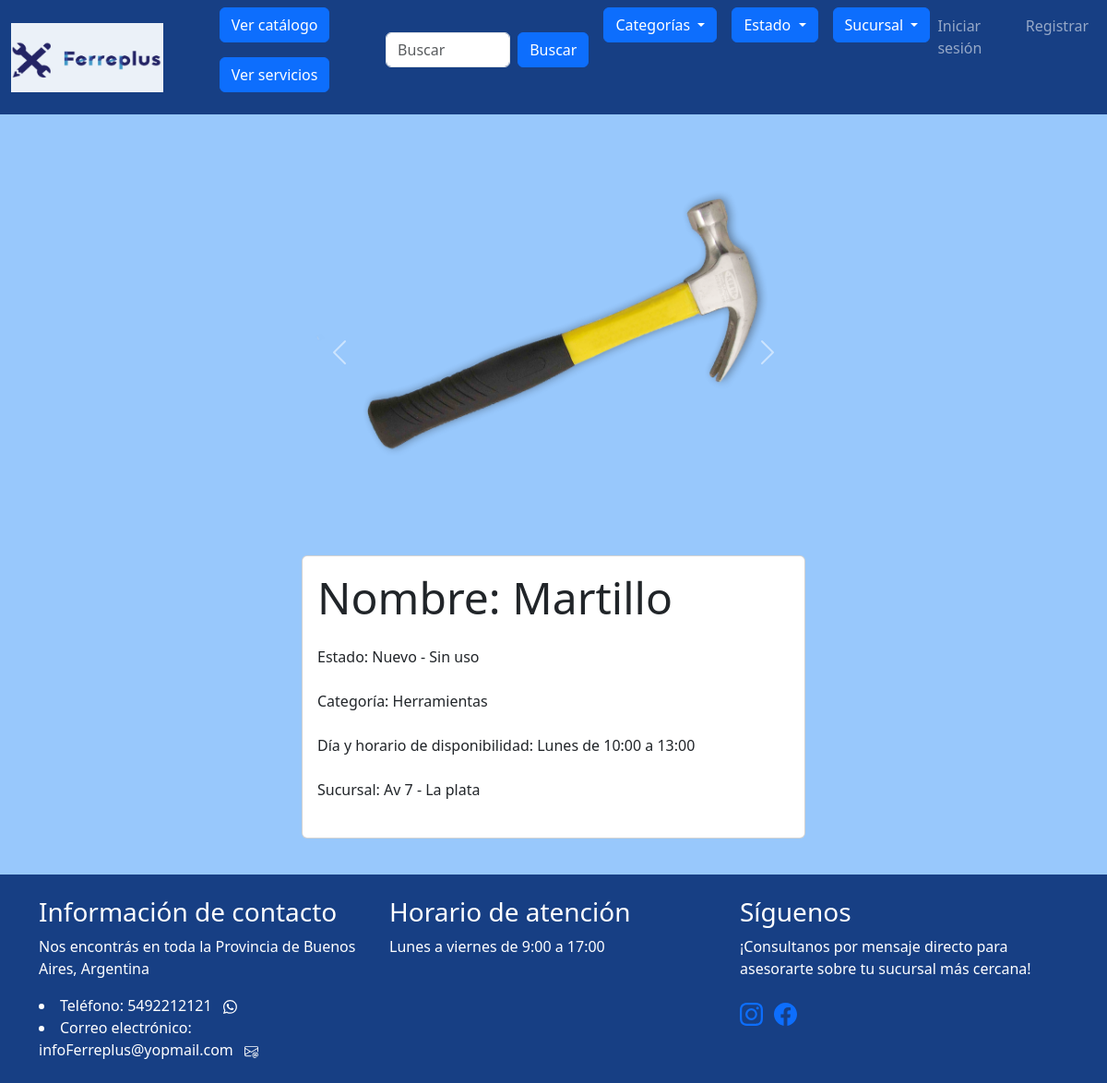
The app's page /busqueda_de_productos/ver_detalle_intercambio/martillo-klipartzcompng/ with its own data.
### mis_productos/models.py (models this page shows, shortened)
class Producto(models.Model):
    id = models.AutoField(primary_key=True)
    cliente = models.ForeignKey(User, on_delete=models.CASCADE)
    nombre = models.CharField(max_length=100)
    estado = models.CharField(max_length=100)
    categoria = models.CharField(max_length=100)
    dias = models.CharField(max_length=100, default="")
    horario_inicio = models.CharField(max_length=100)
    horario_fin = models.CharField(max_length=100)
    sucursal = models.ForeignKey(Sucursal, on_delete=models.SET_NULL, null=True)
    imagen_principal = models.ImageField(upload_to='imagenes/')
    imagen_extra1 = models.ImageField(upload_to='imagenes/', blank=True, null=True)
    imagen_extra2 = models.ImageField(upload_to='imagenes/', blank=True, null=True)
    imagen_extra3 = models.ImageField(upload_to='imagenes/', blank=True, null=True)
    slug = models.SlugField(null=True, blank=True)
    visible = models.BooleanField(default=True)

### gestion_de_sucursales/models.py (models this page shows, shortened)
class Sucursal(models.Model):
    nombre = models.CharField(max_length=200, primary_key=True)
    ciudad = models.CharField(max_length=200, null=False)

### busqueda_de_productos/views.py (the view)
# urls.py: path('ver_detalle_intercambio/<slug:slug>/', views.ver_detalle, name='ver_detalle_intercambio'),
def ver_detalle(request, slug):
    producto = Producto.objects.get(slug=slug)
    return render(request, 'busqueda_de_productos/ver_detalle_intercambio.html', {'producto': producto})

### project/context_processors.py (called while the page is built)
def agregar_datos_a_contexto(request):
    sucursales = Sucursal.objects.all()
    estados_list = ["Nuevo - Sin uso", "Usado", "Restaurado", "Para reparar", "Para piezas", "Con defectos leves"]
    categorias_list = ["Herramientas", "Construcción", "Ferretería general", "Electricidad", "Fontanería", "Jardín"]
    return {
        'sucursales': sucursales,
        'estados_list': estados_list,
        'categorias_list': categorias_list,
    }

### busqueda_de_productos/templates/busqueda_de_productos/ver_detalle_intercambio.html (shortened to what this page needs)
{% extends "homepage/base.html" %}
{% block content %}
<div class="container">
    <div class="row justify-content-center align-items-center" style="height: 100vh;">
        <div class="col-md-6">
            <div id="carouselExample" class="carousel slide mb-4">
                <div class="carousel-inner">
                    <div class="carousel-item active">
                        <img src="{{ producto.imagen_principal.url }}" class="d-block w-100" alt="...">
                    </div>
                </div>
                <button class="carousel-control-prev" type="button" data-bs-target="#carouselExample" data-bs-slide="prev">
                    <span class="carousel-control-prev-icon" aria-hidden="true"></span>
                </button>
                <button class="carousel-control-next" type="button" data-bs-target="#carouselExample" data-bs-slide="next">
                    <span class="carousel-control-next-icon" aria-hidden="true"></span>
                </button>
            </div>
            <div class="card">
                <div class="card-body">
                    <div class="mb-4">
                        <h5 class="display-5">Nombre: {{ producto.nombre }}</h5>
                    </div>
                    <div class="mb-4">
                        <h8 class="display-8">Estado: {{ producto.estado }}</h8>
                    </div>
                    <div class="mb-4">
                        <h8 class="display-8">Categoría: {{ producto.categoria }}</h8>
                    </div>
                    <div class="mb-4">
                        <h8 class="display-8">Día y horario de disponibilidad: {{ producto.dias }} de {{ producto.horario_inicio }} a {{ producto.horario_fin }}</h8>
                    </div>
                    <div class="mb-4">
                        <h8 class="display-8">Sucursal: {% if not producto.sucursal %}Sucursal Inactiva{% else %}{{ producto.sucursal.nombre }} - {{ producto.sucursal.ciudad }}{% endif %}</h8>
                    </div>
                </div>
            </div>
        </div>
    </div>
</div>
{% endblock %}

### homepage/templates/homepage/base.html (style rules this page uses)
body { background-color: #98C8FC; }
body { min-height: 100vh; display: flex; flex-direction: column; }

### records on screen
Producto: imagen_principal (picture), nombre "Martillo", estado "Nuevo - Sin uso", categoria "Herramientas", dias "Lunes", horario_inicio "10:00", horario_fin "13:00", sucursal.nombre "Av 7", sucursal.ciudad "La plata"
